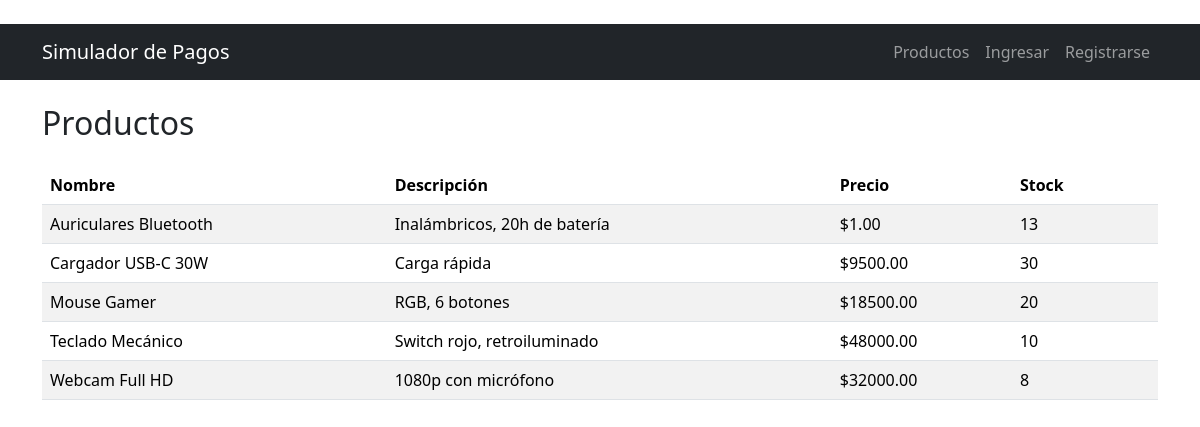
The app's page /productos/, older data.
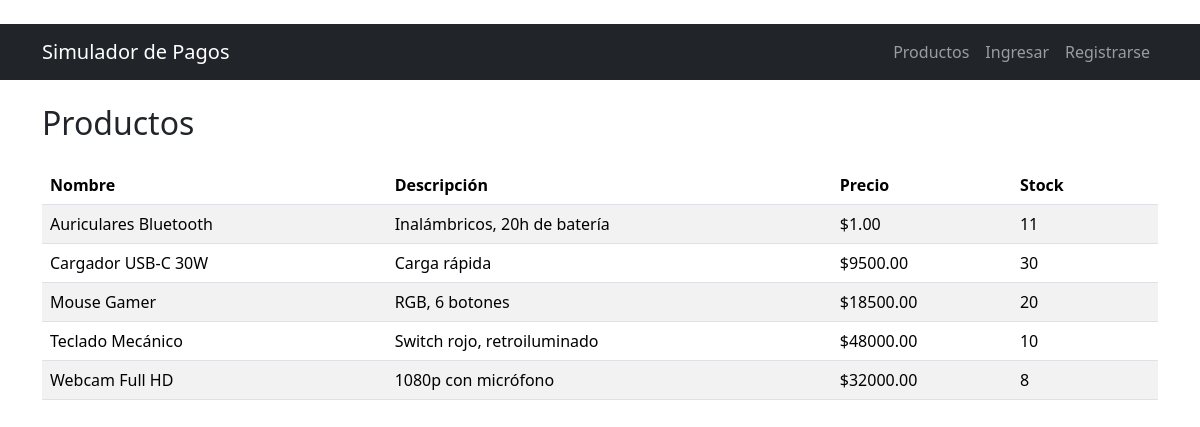
The same page, newer data.
### app/models.py (models this page shows)
class Producto(db.Model):
    __tablename__ = "productos"
    id = db.Column(db.Integer, primary_key=True)
    nombre = db.Column(db.String(100), nullable=False)
    descripcion = db.Column(db.Text)
    precio = db.Column(db.Numeric(10, 2), nullable=False)
    stock = db.Column(db.Integer, nullable=False, default=0)
    items = db.relationship("ItemPedido", back_populates="producto", lazy=True)

### app/routes/products.py (the view)
@products_bp.route("/")
def listar():
    productos = Producto.query.order_by(Producto.nombre).all()
    return render_template(
        "productos.html", productos=productos, form_eliminar=EliminarForm()
    )

### app/templates/productos.html (shortened to what this page needs)
﻿{% extends "base.html" %}
{% block content %}
<div class="d-flex justify-content-between align-items-center mb-3">
    <h2>Productos</h2>
</div>
<table class="table table-striped align-middle">
    <thead>
        <tr><th>Nombre</th><th>Descripción</th><th>Precio</th><th>Stock</th><th></th></tr>
    </thead>
    <tbody>
    {% for p in productos %}
        <tr>
            <td>{{ p.nombre }}</td>
            <td>{{ p.descripcion }}</td>
            <td>${{ "%.2f"|format(p.precio) }}</td>
            <td>{{ p.stock }}</td>
            <td class="text-end">
            </td>
        </tr>
    {% else %}
        <tr><td colspan="5" class="text-center text-muted">No hay productos cargados.</td></tr>
    {% endfor %}
    </tbody>
</table>
{% endblock %}

Row changes from the older to the newer data that the page shows:
changed Producto "Auriculares Bluetooth": stock "13" → "11"
